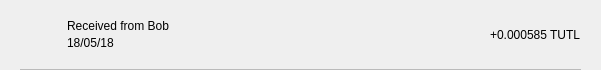
<?xml version="1.0" encoding="UTF-8"?>
<ui version="4.0">
 <class>TxRow</class>
 <widget class="QWidget" name="TxRow">
  <property name="geometry">
   <rect>
    <x>0</x>
    <y>0</y>
    <width>601</width>
    <height>70</height>
   </rect>
  </property>
  <property name="minimumSize">
   <size>
    <width>0</width>
    <height>40</height>
   </size>
  </property>
  <property name="windowTitle">
   <string>Form</string>
  </property>
  <layout class="QVBoxLayout" name="verticalLayout_3">
   <property name="spacing">
    <number>0</number>
   </property>
   <property name="leftMargin">
    <number>0</number>
   </property>
   <property name="topMargin">
    <number>0</number>
   </property>
   <property name="rightMargin">
    <number>0</number>
   </property>
   <property name="bottomMargin">
    <number>0</number>
   </property>
   <item>
    <widget class="QWidget" name="rowContainer" native="true">
     <layout class="QVBoxLayout" name="verticalLayout_2">
      <property name="spacing">
       <number>9</number>
      </property>
      <property name="leftMargin">
       <number>20</number>
      </property>
      <property name="topMargin">
       <number>9</number>
      </property>
      <property name="rightMargin">
       <number>20</number>
      </property>
      <property name="bottomMargin">
       <number>0</number>
      </property>
      <item>
       <widget class="QFrame" name="frame">
        <property name="styleSheet">
         <string notr="true">border:none;</string>
        </property>
        <property name="frameShape">
         <enum>QFrame::StyledPanel</enum>
        </property>
        <property name="frameShadow">
         <enum>QFrame::Raised</enum>
        </property>
        <layout class="QHBoxLayout" name="horizontalLayout" stretch="0,2,0">
         <property name="leftMargin">
          <number>0</number>
         </property>
         <property name="topMargin">
          <number>0</number>
         </property>
         <property name="rightMargin">
          <number>0</number>
         </property>
         <property name="bottomMargin">
          <number>0</number>
         </property>
         <item>
          <widget class="QPushButton" name="icon">
           <property name="focusPolicy">
            <enum>Qt::NoFocus</enum>
           </property>
           <property name="styleSheet">
            <string notr="true">border:none;</string>
           </property>
           <property name="text">
            <string/>
           </property>
           <property name="iconSize">
            <size>
             <width>28</width>
             <height>28</height>
            </size>
           </property>
          </widget>
         </item>
         <item>
          <layout class="QVBoxLayout" name="verticalLayout">
           <property name="spacing">
            <number>3</number>
           </property>
           <property name="leftMargin">
            <number>9</number>
           </property>
           <item>
            <widget class="QLabel" name="lblAddress">
             <property name="styleSheet">
              <string notr="true"/>
             </property>
             <property name="text">
              <string>Received from Bob</string>
             </property>
             <property name="alignment">
              <set>Qt::AlignBottom|Qt::AlignLeading|Qt::AlignLeft</set>
             </property>
            </widget>
           </item>
           <item>
            <widget class="QLabel" name="lblDate">
             <property name="styleSheet">
              <string notr="true"/>
             </property>
             <property name="text">
              <string>18/05/18</string>
             </property>
             <property name="alignment">
              <set>Qt::AlignLeading|Qt::AlignLeft|Qt::AlignTop</set>
             </property>
            </widget>
           </item>
          </layout>
         </item>
         <item>
          <widget class="QLabel" name="lblAmount">
           <property name="styleSheet">
            <string notr="true"/>
           </property>
           <property name="text">
            <string>+0.000585 TUTL</string>
           </property>
          </widget>
         </item>
        </layout>
       </widget>
      </item>
      <item>
       <widget class="QLabel" name="lblDivisory">
        <property name="minimumSize">
         <size>
          <width>0</width>
          <height>1</height>
         </size>
        </property>
        <property name="maximumSize">
         <size>
          <width>16777215</width>
          <height>1</height>
         </size>
        </property>
        <property name="styleSheet">
         <string notr="true">background-color:#bababa;</string>
        </property>
        <property name="text">
         <string/>
        </property>
        <property name="alignment">
         <set>Qt::AlignBottom|Qt::AlignLeading|Qt::AlignLeft</set>
        </property>
       </widget>
      </item>
     </layout>
    </widget>
   </item>
  </layout>
 </widget>
 <resources/>
 <connections/>
</ui>
